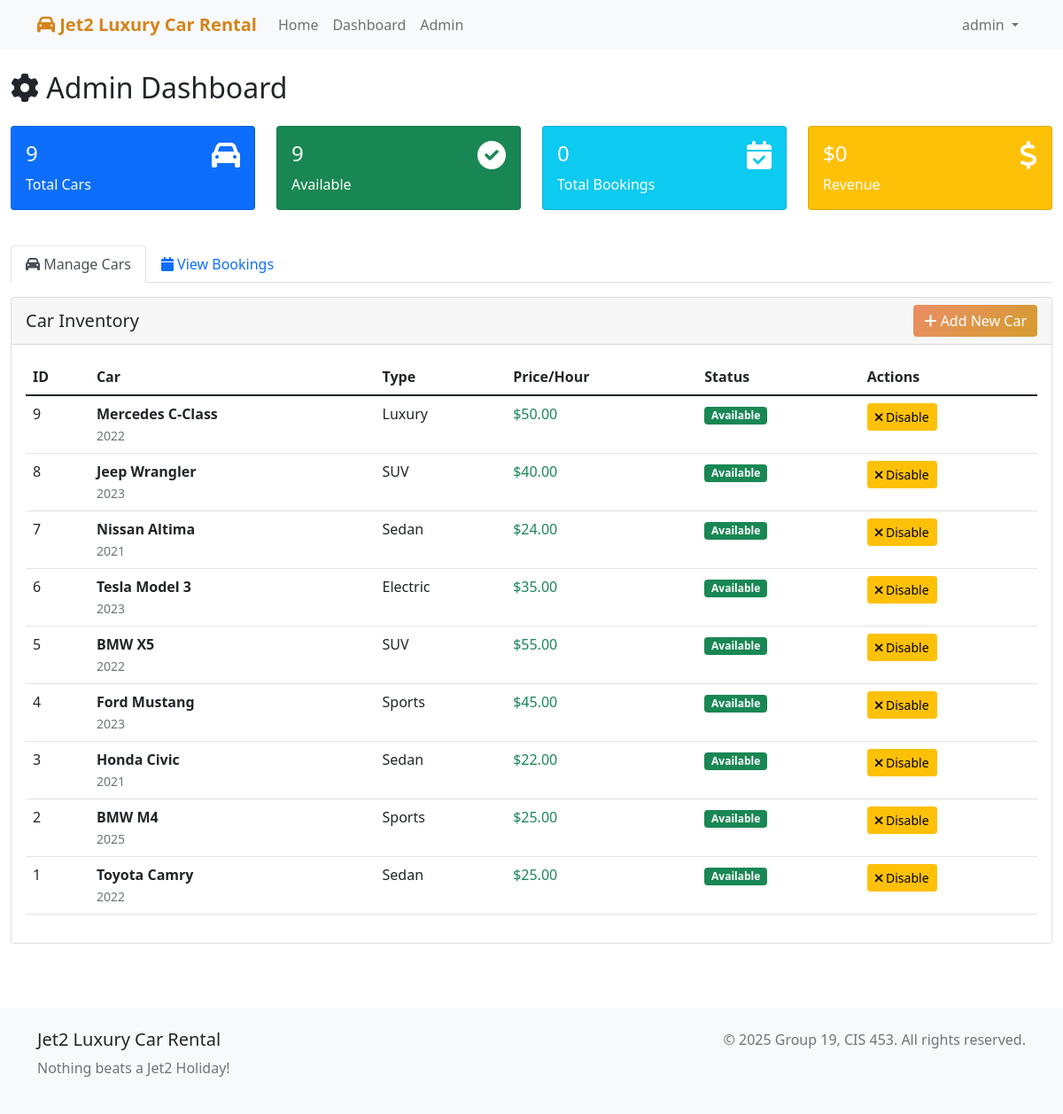
The page /admin (signed in) on the database its author committed.
### tables this page shows
CREATE TABLE cars (
            id INTEGER PRIMARY KEY AUTOINCREMENT,
            brand TEXT NOT NULL,
            model TEXT NOT NULL,
            year INTEGER NOT NULL,
            price_per_hour REAL NOT NULL,
            available BOOLEAN DEFAULT TRUE,
            image_url TEXT,
            vehicle_type TEXT
        );

### app.py (the view)
@app.route('/admin')
def admin_dashboard():
    if 'role' not in session or session['role'] != 'admin':
        flash('Admin access required!', 'error')
        return redirect(url_for('login'))
    conn = get_db_connection()
    cars = conn.execute('SELECT * FROM cars ORDER BY id DESC').fetchall()
    bookings = conn.execute('''
        SELECT b.*, c.brand, c.model, u.username
        FROM bookings b
        JOIN cars c ON b.car_id = c.id
        JOIN users u ON b.user_id = u.id
        ORDER BY b.created_at DESC
        LIMIT 20
    ''').fetchall()
    conn.close()
    return render_template('admin.html', cars=cars, bookings=bookings)

### app.py (called while the page is built)
def get_db_connection():
    conn = sqlite3.connect('car_rental.db')
    conn.row_factory = sqlite3.Row
    return conn

### templates/admin.html (shortened to what this page needs)
{% extends "base.html" %}
{% block content %}
<div class="container-fluid py-4">
    <div class="row">
        <div class="col-12">
            <h2 class="mb-4">
                <i class="fas fa-cog"></i> Admin Dashboard
            </h2>
        </div>
    </div>
    <div class="row mb-4">
        <div class="col-md-3 mb-3">
            <div class="card bg-primary text-white">
                <div class="card-body">
                    <div class="d-flex justify-content-between">
                        <div>
                            <h4>{{ cars|length }}</h4>
                            <p class="mb-0">Total Cars</p>
                        </div>
                        <div><i class="fas fa-car fa-2x"></i></div>
                    </div>
                </div>
            </div>
        </div>
        <div class="col-md-3 mb-3">
            <div class="card bg-success text-white">
                <div class="card-body">
                    <div class="d-flex justify-content-between">
                        <div>
                            <h4>{{ cars|selectattr('available', 'equalto', True)|list|length }}</h4>
                            <p class="mb-0">Available</p>
                        </div>
                        <div><i class="fas fa-check-circle fa-2x"></i></div>
                    </div>
                </div>
            </div>
        </div>
        <div class="col-md-3 mb-3">
            <div class="card bg-info text-white">
                <div class="card-body">
                    <div class="d-flex justify-content-between">
                        <div>
                            <h4>{{ bookings|length }}</h4>
                            <p class="mb-0">Total Bookings</p>
                        </div>
                        <div><i class="fas fa-calendar-check fa-2x"></i></div>
                    </div>
                </div>
            </div>
        </div>
        <div class="col-md-3 mb-3">
            <div class="card bg-warning text-white">
                <div class="card-body">
                    <div class="d-flex justify-content-between">
                        <div>
                            <h4>${{ "%.0f"|format(bookings|sum(attribute='total_cost') or 0) }}</h4>
                            <p class="mb-0">Revenue</p>
                        </div>
                        <div><i class="fas fa-dollar-sign fa-2x"></i></div>
                    </div>
                </div>
            </div>
        </div>
    </div>
    <ul class="nav nav-tabs" role="tablist">
        <li class="nav-item" role="presentation">
            <button class="nav-link active" data-bs-toggle="tab" data-bs-target="#cars" type="button">
                <i class="fas fa-car"></i> Manage Cars
            </button>
        </li>
        <li class="nav-item" role="presentation">
            <button class="nav-link" data-bs-toggle="tab" data-bs-target="#bookings" type="button">
                <i class="fas fa-calendar"></i> View Bookings
            </button>
        </li>
    </ul>
    <div class="tab-content">
        <div class="tab-pane fade show active" id="cars">
            <div class="card mt-3">
                <div class="card-header d-flex justify-content-between align-items-center">
                    <h5 class="mb-0">Car Inventory</h5>
                    <button class="btn btn-primary" data-bs-toggle="modal" data-bs-target="#addCarModal">
                        <i class="fas fa-plus"></i> Add New Car
                    </button>
                </div>
                <div class="card-body">
                    <div class="table-responsive">
                        <table class="table table-hover">
                            <thead>
                                <tr>
                                    <th>ID</th>
                                    <th>Car</th>
                                    <th>Type</th>
                                    <th>Price/Hour</th>
                                    <th>Status</th>
                                    <th>Actions</th>
                                </tr>
                            </thead>
                            <tbody>
                                {% for car in cars %}
                                    <tr>
                                        <td>{{ car.id }}</td>
                                        <td>
                                            <strong>{{ car.brand }} {{ car.model }}</strong><br>
                                            <small class="text-muted">{{ car.year }}</small>
                                        </td>
                                        <td>{{ car.vehicle_type }}</td>
                                        <td class="text-success">${{ "%.2f"|format(car.price_per_hour) }}</td>
                                        <td>
                                            {% if car.available %}
                                                <span class="badge bg-success">Available</span>
                                            {% else %}
                                                <span class="badge bg-danger">Unavailable</span>
                                            {% endif %}
                                        </td>
                                        <td>
                                            <a href="{{ url_for('toggle_car_availability', car_id=car.id) }}"
                                               class="btn btn-sm {% if car.available %}btn-warning{% else %}btn-success{% endif %}">
                                                {% if car.available %}
                                                    <i class="fas fa-times"></i> Disable
                                                {% else %}
                                                    <i class="fas fa-check"></i> Enable
                                                {% endif %}
                                            </a>
                                        </td>
                                    </tr>
                                {% endfor %}
                            </tbody>
                        </table>
                    </div>
                </div>
            </div>
        </div>
    </div>
</div>
{% endblock %}

### templates/base.html (style rules this page uses)
.btn-primary { background: linear-gradient(135deg, #ea8e66 0%, #d49c2d 100%); border: none; }

### rows shown on the page
cars: id "9", brand "Mercedes", model "C-Class", year "2022", vehicle_type "Luxury", price_per_hour "50.00", available "Available"
cars: id "8", brand "Jeep", model "Wrangler", year "2023", vehicle_type "SUV", price_per_hour "40.00", available "Available"
cars: id "7", brand "Nissan", model "Altima", year "2021", vehicle_type "Sedan", price_per_hour "24.00", available "Available"
cars: id "6", brand "Tesla", model "Model 3", year "2023", vehicle_type "Electric", price_per_hour "35.00", available "Available"
cars: id "5", brand "BMW", model "X5", year "2022", vehicle_type "SUV", price_per_hour "55.00", available "Available"
cars: id "4", brand "Ford", model "Mustang", year "2023", vehicle_type "Sports", price_per_hour "45.00", available "Available"
cars: id "3", brand "Honda", model "Civic", year "2021", vehicle_type "Sedan", price_per_hour "22.00", available "Available"
cars: id "2", brand "BMW", model "M4", year "2025", vehicle_type "Sports", price_per_hour "25.00", available "Available"
cars: id "1", brand "Toyota", model "Camry", year "2022", vehicle_type "Sedan", price_per_hour "25.00", available "Available"

### other values the page prints
{{ session.username }} "admin"
{{ cars|length }} "9"
{{ cars|selectattr('available', 'equalto', True)|list|length }} "9"
{{ bookings|length }} "0"
{{ "%.0f"|format(bookings|sum(attribute='total_cost') or 0) }} "0"
